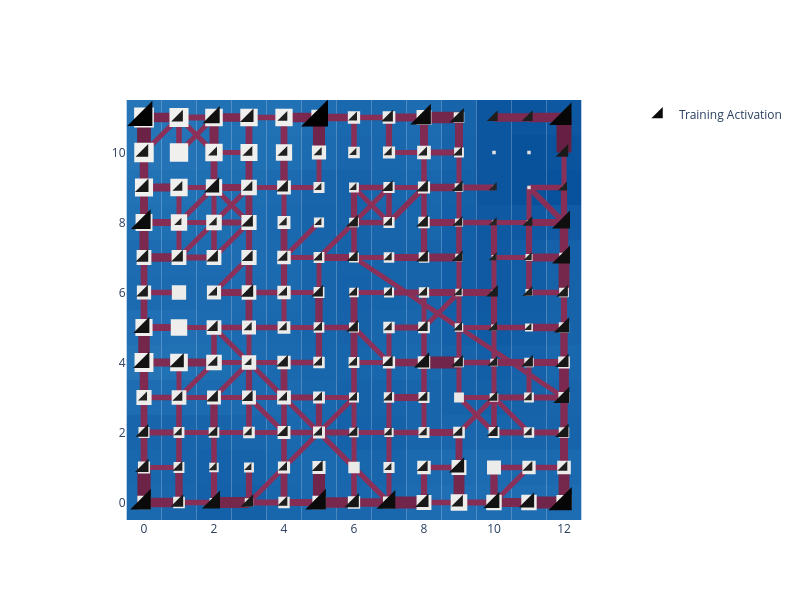

This figure's notebook cell:
### Code cell
# lilypond visual
basin.pond(base_style="iceflock") \
    .rhizome_layer() \
    .pad_layer() \
    .petal_layer() \
    .visualize(width=800, height=600);
